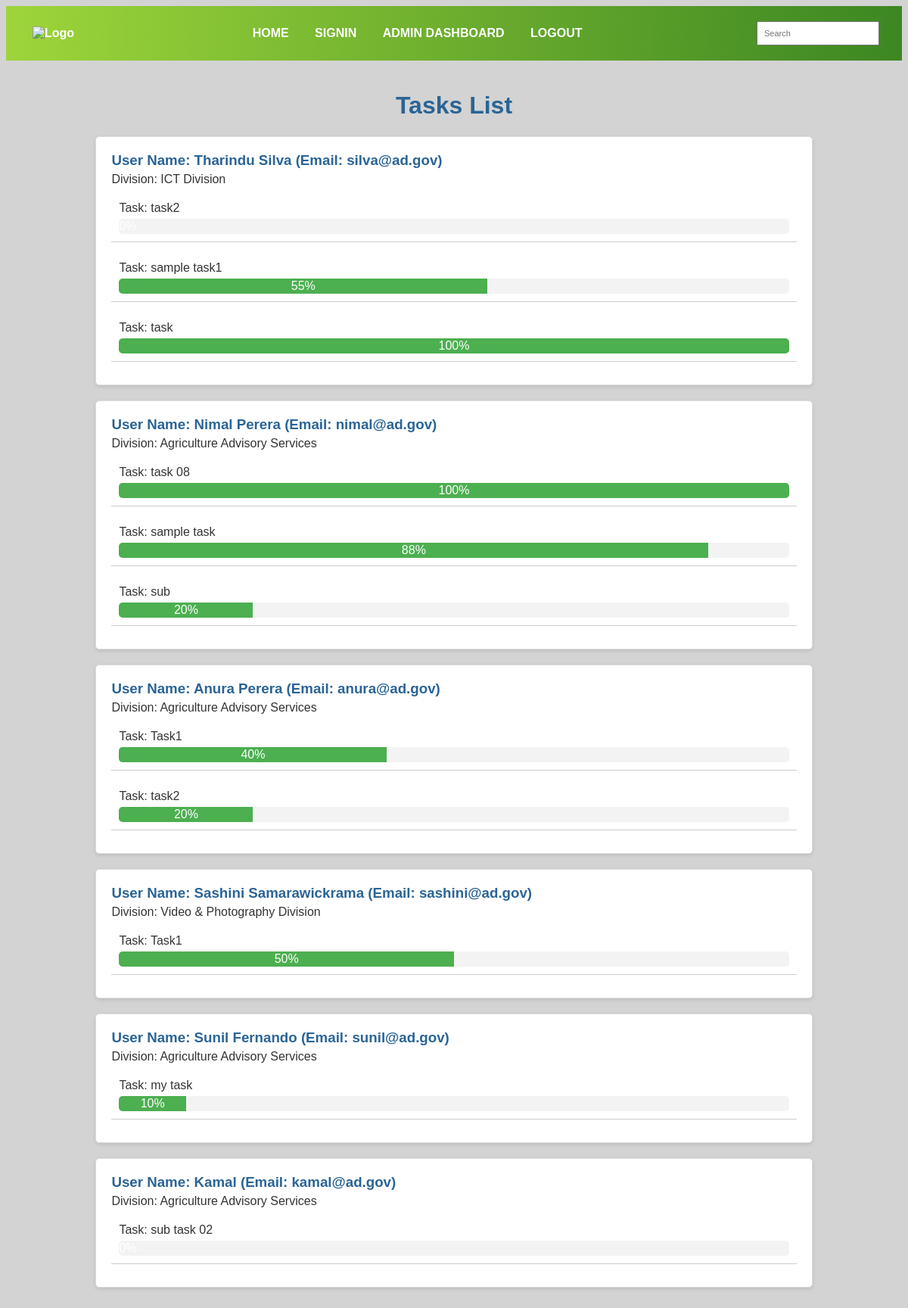
Page /all_task_progress.php on the committed database.
### tables this page shows
CREATE TABLE `tasks` (
  `task_id` int(11) NOT NULL,
  `task` varchar(255) NOT NULL,
  `due_date` date NOT NULL,
  `progress` int(11) DEFAULT 0,
  `status` enum('Not Started','In Progress','Completed') NOT NULL,
  `id` int(20) DEFAULT NULL
);

CREATE TABLE `users` (
  `id` int(11) NOT NULL,
  `name` varchar(50) NOT NULL,
  `email` varchar(255) NOT NULL,
  `password` varchar(255) NOT NULL,
  `verification_code` varchar(64) DEFAULT NULL,
  `verified` tinyint(1) DEFAULT 0,
  `user_type` enum('admin','Deputy director','Additional director','Employee') NOT NULL,
  `position` varchar(100) NOT NULL,
  `phone` int(15) DEFAULT NULL,
  `location` varchar(50) NOT NULL,
  `division` varchar(100) NOT NULL,
  `profile picture` varchar(255) NOT NULL,
  `reset_token` varchar(200) DEFAULT NULL,
  `division_id` int(11) DEFAULT NULL
);

### all_task_progress.php (the view, shortened to what this page needs)
<?php
include('config_db.php');
$tasks = [];
try {
    $sql_tasks = "SELECT t.task_id, t.task, t.progress, t.id AS id, u.email, u.name AS user_name, u.division
                  FROM tasks t
                  JOIN users u ON t.id = u.id";
    $stmt_tasks = $conn->prepare($sql_tasks);
    $stmt_tasks->execute();
    $tasks = $stmt_tasks->fetchAll(PDO::FETCH_ASSOC);
} catch (PDOException $e) {
    echo "Error: " . $e->getMessage();
}
?>
<!DOCTYPE html>
<html lang="en">
<head>
</head>
<body>
    <nav class="navbar">
        <a class="navbar-brand" href="#"><img src="images/logo.png" alt="Logo" style="height: 40px;"></a>
        <div class="navbar-links">
            <a href="#top">HOME</a>
            <a href="signin.php">SIGNIN</a>
            <a href="admin_dashboard.php">ADMIN DASHBOARD</a>
            <a href="logout.php">LOGOUT</a>
        </div>
        <div class="search-bar">
            <input type="text" id="searchInput" placeholder="Search">
        </div>
    </nav>
    <div class="container">
        <h1>Tasks List</h1>
        <?php if (count($tasks) > 0): ?>
            <?php
                $grouped_tasks = [];
                foreach ($tasks as $task) {
                    $Id = $task['id'];
                    if (!isset($grouped_tasks[$Id])) {
                        $grouped_tasks[$Id] = [
                            'email' => $task['email'],
                            'user_name' => $task['user_name'],
                            'division' => $task['division'],
                            'tasks' => []
                        ];
                    }
                    $grouped_tasks[$Id]['tasks'][] = [
                        'task' => $task['task'],
                        'progress' => $task['progress']
                    ];
                }
            ?>
            <?php foreach ($grouped_tasks as $Id => $userData): ?>
                <div class="user-section">
                    <h3>User Name: <?php echo htmlspecialchars($userData['user_name']); ?> (Email: <?php echo htmlspecialchars($userData['email']); ?>)</h3>
                    <p>Division: <?php echo htmlspecialchars($userData['division']); ?></p>
                    <?php if (count($userData['tasks']) > 0): ?>
                        <?php foreach ($userData['tasks'] as $task): ?>
                            <div class="task-item">
                                <p>Task: <?php echo htmlspecialchars($task['task']); ?></p>
                                <div class="progress-container">
                                    <div class="progress-bar" style="width: <?php echo htmlspecialchars($task['progress']); ?>%;">
                                        <?php echo htmlspecialchars($task['progress']); ?>%
                                    </div>
                                </div>
                            </div>
                        <?php endforeach; ?>
                    <?php else: ?>
                        <p>No tasks found for this user.</p>
                    <?php endif; ?>
                </div>
            <?php endforeach; ?>
        <?php else: ?>
            <p>No tasks found.</p>
        <?php endif; ?>
    </div>
</body>
</html>

### all_task_progress.php (style rules this page uses)
body { background-color: lightgray; font-family: Arial, sans-serif; }
.container { width: 80%; margin: 0 auto; padding: 20px; }
.user-section { background: #fff; border: 1px solid #ddd; border-radius: 5px; padding: 20px; box-shadow: 0 2px 5px rgba(0, 0, 0, 0.1); margin-bottom: 20px; }
.task-item { margin-bottom: 10px; padding: 10px; border-bottom: 1px solid #ccc; }
h3 { margin: 0; color: #2a6496; }
p { margin: 5px 0; color: #333; }
h1 { text-align: center; color: #2a6496; }
.progress-container { width: 100%; background: #f3f3f3; border-radius: 5px; overflow: hidden; }
.progress-bar { height: 20px; background: #4caf50; text-align: center; line-height: 20px; color: white; transition: width 0.5s; }
.navbar { background-image: linear-gradient(to right, #9dd53a, #3c8722); padding: 10px 20px; display: flex; justify-content: space-between; align-items: center; position: sticky; top: 0; z-index: 10; }
.navbar a { color: white; text-decoration: none; padding: 10px 15px; font-weight: 600; }
.search-bar { padding: 10px 10px; }
.search-bar input[type="text"] { padding: 8px; font-size: 11px; }

### rows in the picture
tasks: task "task2"
tasks: task "sample task1", progress "55"
tasks: task "task", progress "100"
tasks: task "task 08", progress "100"
tasks: task "sample task", progress "88"
tasks: task "sub", progress "20"
tasks: task "Task1", progress "40"
tasks: task "task2", progress "20"
tasks: id.name "Sashini Samarawickrama", id.email "sashini@ad.gov", id.division "Video & Photography Division", task "Task1", progress "50"
tasks: id.name "Sunil Fernando", id.email "sunil@ad.gov", id.division "Agriculture Advisory Services", task "my task", progress "10"
tasks: id.name "Kamal", id.email "kamal@ad.gov", id.division "Agriculture Advisory Services", task "sub task 02"

### other values in the picture
$userData['user_name'] "Tharindu Silva"
$userData['email'] "silva@ad.gov"
$userData['division'] "ICT Division"
$userData['user_name'] "Nimal Perera"
$userData['email'] "nimal@ad.gov"
$userData['division'] "Agriculture Advisory Services"
$userData['user_name'] "Anura Perera"
$userData['email'] "anura@ad.gov"
